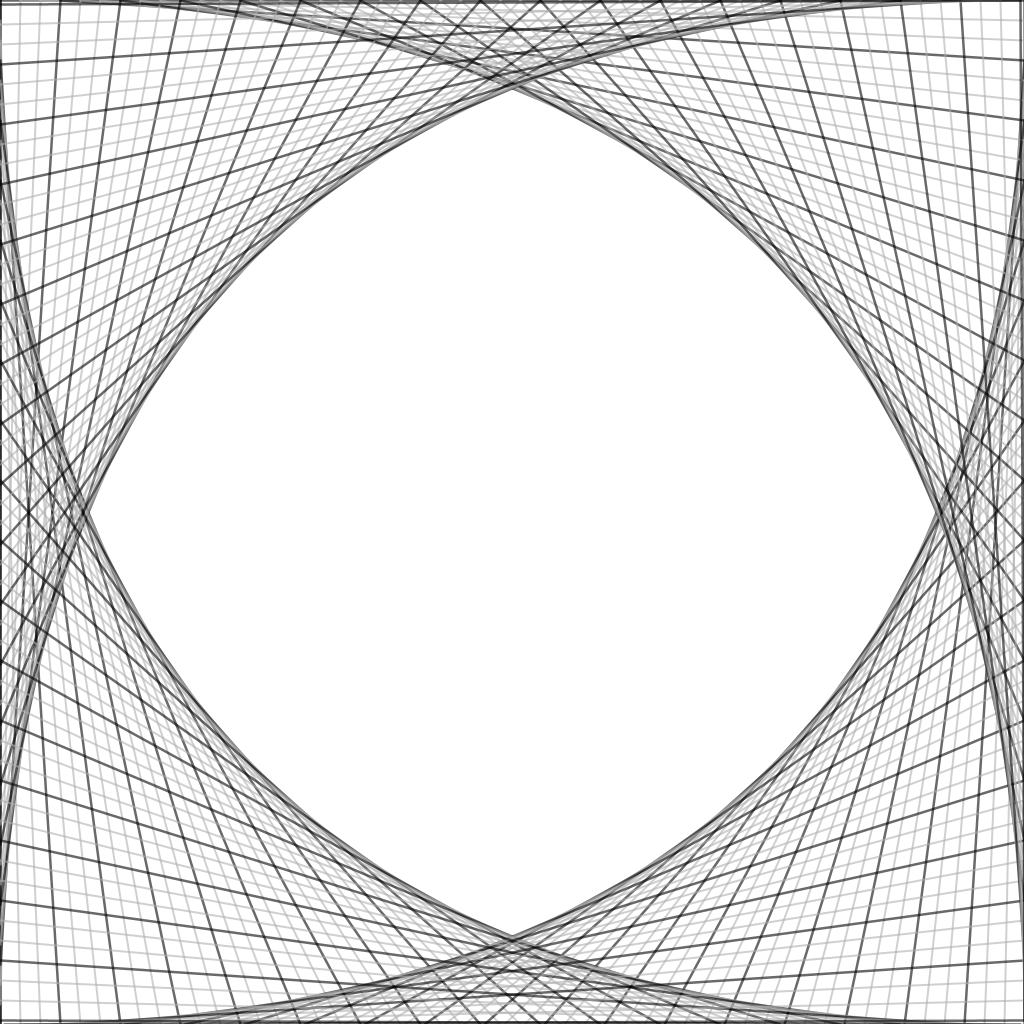
Frame 1 (no input)
Frame 60 (the mouse pressed at the canvas centre just before this capture): identical to frame 1, image omitted
Frame 120 (the mouse held since frame 60 and released just before this capture): identical to frame 1, image omitted

The Processing sketch that drew this single still picture (run headless with seeded random() and noise(); from frame 60 on, the mouse is pressed at the canvas centre):

// Processing sketch: source
// ── source.pde
int spaceOffset = 20;

void setup(){

	surface.setTitle("Robin Bono | 02 - Learning to Program");
  	size(1024, 1024);
}

void draw(){

	background(255, 255, 255);

	ParabolicCurve();
}

void ParabolicCurve(){

	for(int l=0; l<height; l+=spaceOffset){

		if(l % 3 == 0){
  			
 	 		strokeWeight(2.5);
			stroke(0, 0, 0, 150);
		} else {
  
      		strokeWeight(2);
			stroke(175, 175, 175, 150);
		}
		
		//Top left corner
		line(0, height-l, l, 0);
		//Top right corner
		line(l, 0, height, l);
		//Bottom right corner
		line(height, l, height-l, height);
		//Bottom left corner
		line(l, height, 0, l);
	}
}
